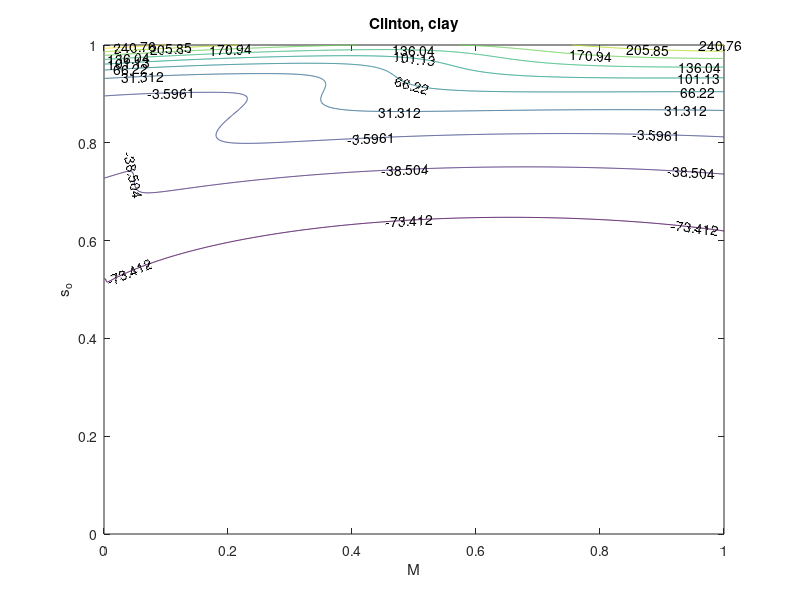
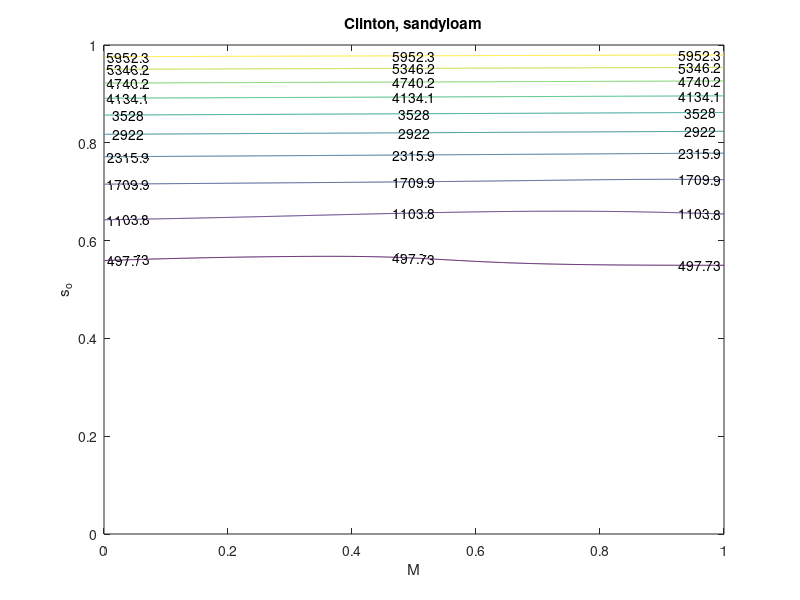
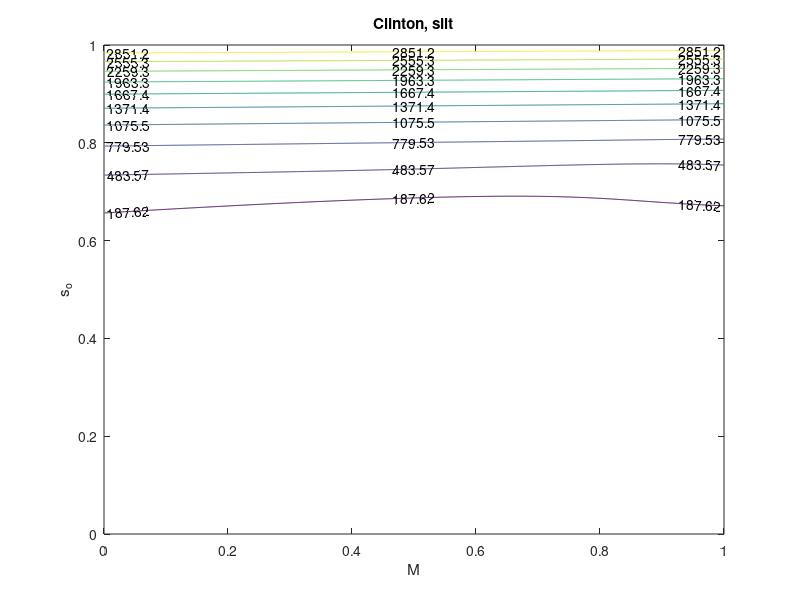
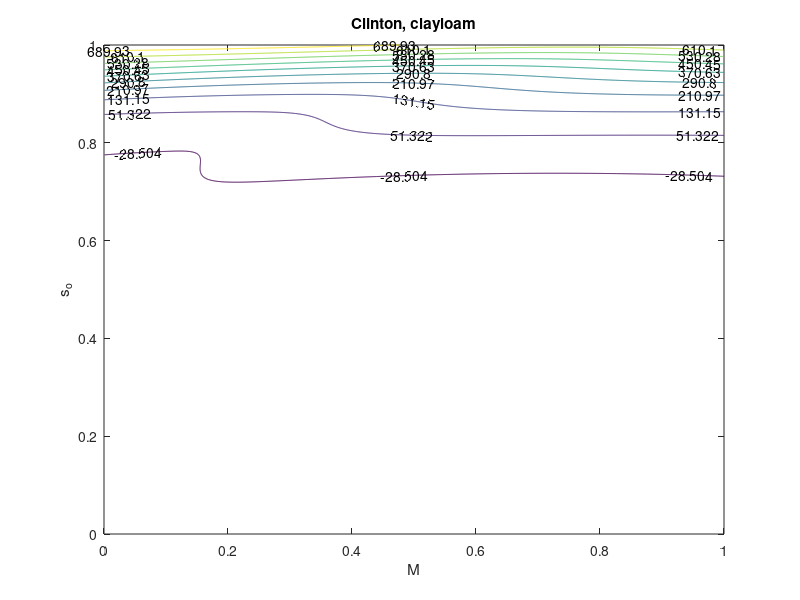

Reproduce these figures in MATLAB, in order. (Note: this script raises an error after producing the figures.)
%%Clinton,MA run water balance model to validate with Eagleson
%
%% define meshgrid
[M, s_o]=meshgrid(0:0.001:1,0:0.001:1);
  
%Clinton site level parameters
%will need to 
 
 m_n=109; % mean number of storms per year % obtained from Eagles_on: Climate, s_oil, and Vegetation
  e_p=0.15; % average bare s_oil potential evaporation rate
  m_Pa=102.6; %mean annual precipitation in cm
  m_r=0.32; %mean storm depth--double check value
  m_b=2.98; %in units of days
  m_t=365; %mean rainy seas_on
  alp=1./m_b; %one over mean time between storms
  %Eagles_on (2002) has poiss_on pulse parameters for a number of stations in Appendix F
  %for Clinton, MA, I used parameters for Boston (Station ID 14 in eagles_on
  lambda=1.47.*2.54; %may be incorrect, changed inches to cm %scale parameter for gamma distribution of storm depths (1./cm)
  gamma_depth=0.50; %these may be incorrect %shape parameter for the gamma distribution of storm depths
   
  
  
 
%define s_oil paramters
%'clay')
  Ksat=0.72; %k saturation
  Matrix_pot=25; %s_oil matrix potential
  c =12; %for clay
  n=0.45; %s_oil porosity, for clay
  
  h_o=0.1; % small constant value for surface water retention
  k_v=1;% unstressed transpiration
  d=4.3;
  w=0; %assume no capillary rise
      
%ET model
 gamma_ratio = gammainc(gamma_depth, lambda.*h_o)./gamma(gamma_depth);
    
% this value gives the approximate for exfiltration capacity
ex_diffus_approx=0.3477-(0.0731.*c)+(0.0062.*c.^2)-0.0002.*c.^3;
 %ex diffus over 2 meters
%ex_diffus_approx= (1+1.85*(-1./(1.85+1))
 %calclate the indefinate integral for:
% syms s_o c x
% f= x.^((c+1)./2).*(s_o-x).^(0.85)
 %int(f,x,0, s_o)
 
 %d=c+1/2
 
 %result: x.^(c/2 + 1/2).*(s_o - x).^(17/20)
 
 %s_o.^(d).*(1./d+(5./3))+
 
 
 %ex_diffus_approx=(1./d+[(5./3)-1]*(s_o./1-s_o).^1+1./d+[(5./3)-2]*(s_o./1-s_o).^2+1./d+[(5./3)-3]*(s_o./1-s_o).^3+1./d+[(5./3)-4]*(s_o./1-s_o).^4);
 
 %ex_diffus_approx=ex_diffus_approx=(1-s_o)^d(1+1.85.*((-1)^1)./(1.85+1)+((-2)^1)./(1.85)+((-3)^1)./(1.85+3)+((-4)^1)./(1.85+4))
 B= ((1-M)./(1+M.*k_v-w./e_p))+((k_v.*(M.^2)+(1-M).*w./e_p)./((2.*(1+M.*k_v-w./e_p).^2)));
  
C= 1./2.*(M.*k_v-w./e_p).^(-2);
 
E=(alp.*n.*(c-3).*Ksat.*Matrix_pot.*ex_diffus_approx./(pi.*e_p.^2)).*s_o.^(c+5)./2;
  
%beta_s 
 beta=gamma_ratio-(1+(alp.*h_o./e_p)./lambda.*h_o).^(-1.*gamma_depth).*...
     (((gammainc(gamma_depth, (lambda.*h_o + (alp.*h_o)./e_p)))./gamma(gamma_depth)).*exp(-B.*E))+...
     (1 + gamma_ratio).*(1-exp(-B.*E-(alp.*h_o./e_p)).*(1 + M.*k_v + ((2.*B).^(1./2)).*E-(w./e_p))+...
     exp(-C.*E-alp.*h_o./e_p).*((M.*k_v +(2.*C).^(1./2)).*E-(w./e_p))+...
     (((2.*E).^(1./2).*exp(-alp.*h_o./e_p)).*((gammainc(3/2, C.*E)-gammainc(3./2,B.*E)))) + ...
     ((1+((alp.*h_o./e_p)./lambda.*h_o)).^(-1.*gamma_depth)).*...
     (gammainc(gamma_depth, lambda.*h_o+(alp.*h_o./e_p))./gamma(gamma_depth)).*...
     (sqrt(2.*E).*(gammainc(3./2, C.*E)-gammainc(3./2,B.*E))+...
     exp(-C.*E).*(M.*k_v +(((2.*C).^(1./2)).*E)-w./e_p)-...
     exp(-B.*E).*(M.*k_v+(((2.*B).^(1./2)).*E)-w./e_p)));
        
  %compute ET        
ET=((m_n.*e_p)./alp).*(1-M).*beta + M.*k_v ;

%in_diffus_approx=((5./3)+(1./2).*(c+1).*(1-s_o).^(1.425-0.0375.*(c+1)./2)).^(-1);

%used integrate to calculate integration of eqn 11 in Kerkhoff 
in_diffus_approx=(1-s_o).^(5./3).*((3.*(3.*s_o + 5)).*(1 - s_o).^(5./3)./40);
% deleted this part because s_o-s_o=0 ((3*(3*s_o + 5*s_o)*(s_o - s_o)^(5/3))/40))
%%%Runoff model

%mPA mean annual precipitation in mm, not sure if this needs to be changed to cm
  G=(Ksat.*((m_n.*m_r)./m_Pa)).*(((1+s_o.^c)./2)-(w./Ksat));
  sigma=((5.*n.*(c-3).*lambda.^2.*Ksat.*Matrix_pot.*in_diffus_approx.*m_r)./12.*pi.*(gamma_depth.^2)).^(1./3).*(1-s_o).^(2./3);
  Run =m_Pa.*(exp(-G-2.*sigma).*gamma(sigma+1).*(sigma.^(-sigma))+((m_t.*Ksat)./m_Pa).*(s_o.^c));
  scaled = Run./m_Pa;
%compute water balance
    bal=(ET + Run)-m_Pa; 
  %plot contour line
  figure(1)
 [C,h]=contour(M,s_o,bal);
clabel(C,h)
title('Clinton, clay')
xlabel('M')
ylabel('s_o')
%%
%for sandyloam
  Ksat=18 %k saturation
      Matrix_pot=200 %soil matrix potential
      c=4 %for sandy loam
      n=0.25 %soil porosity, for sandyy loam 
      
      %%these values set to constant for this purpose
      h_o=0.1 % small constant value for surface water retention
      k_v=1% unstressed transpiration
      %M=0.5 % ranges from 0 to 1 (but cant be one)
      w=0 %assume no capillary rise

      gamma_ratio = gammainc(gamma_depth, lambda.*h_o)./gamma(gamma_depth);
    
% this value gives the approximate for exfiltration capacity
ex_diffus_approx=0.3477-(0.0731.*c)+(0.0062.*c.^2)-0.0002.*c.^3;
 %ex diffus over 2 meters
%ex_diffus_approx= (1+1.85*(-1./(1.85+1))
 %calclate the indefinate integral for:
% syms s_o c x
% f= x.^((c+1)./2).*(s_o-x).^(0.85)
 %int(f,x,0, s_o)
 
 %d=c+1/2
 
 %result: x.^(c/2 + 1/2).*(s_o - x).^(17/20)
 
 %s_o.^(d).*(1./d+(5./3))+
 
 
 %ex_diffus_approx=(1./d+[(5./3)-1]*(s_o./1-s_o).^1+1./d+[(5./3)-2]*(s_o./1-s_o).^2+1./d+[(5./3)-3]*(s_o./1-s_o).^3+1./d+[(5./3)-4]*(s_o./1-s_o).^4);
 
 %ex_diffus_approx=ex_diffus_approx=(1-s_o)^d(1+1.85.*((-1)^1)./(1.85+1)+((-2)^1)./(1.85)+((-3)^1)./(1.85+3)+((-4)^1)./(1.85+4))
 B= ((1-M)./(1+M.*k_v-w./e_p))+((k_v.*(M.^2)+(1-M).*w./e_p)./((2.*(1+M.*k_v-w./e_p).^2)));
  
C= 1./2.*(M.*k_v-w./e_p).^(-2);
 
E=(alp.*n.*(c-3).*Ksat.*Matrix_pot.*ex_diffus_approx./(pi.*e_p.^2)).*s_o.^(c+5)./2;
  
%beta_s 
 beta=gamma_ratio-(1+(alp.*h_o./e_p)./lambda.*h_o).^(-1.*gamma_depth).*...
     (((gammainc(gamma_depth, (lambda.*h_o + (alp.*h_o)./e_p)))./gamma(gamma_depth)).*exp(-B.*E))+...
     (1 + gamma_ratio).*(1-exp(-B.*E-(alp.*h_o./e_p)).*(1 + M.*k_v + ((2.*B).^(1./2)).*E-(w./e_p))+...
     exp(-C.*E-alp.*h_o./e_p).*((M.*k_v +(2.*C).^(1./2)).*E-(w./e_p))+...
     (((2.*E).^(1./2).*exp(-alp.*h_o./e_p)).*((gammainc(3/2, C.*E)-gammainc(3./2,B.*E)))) + ...
     ((1+((alp.*h_o./e_p)./lambda.*h_o)).^(-1.*gamma_depth)).*...
     (gammainc(gamma_depth, lambda.*h_o+(alp.*h_o./e_p))./gamma(gamma_depth)).*...
     (sqrt(2.*E).*(gammainc(3./2, C.*E)-gammainc(3./2,B.*E))+...
     exp(-C.*E).*(M.*k_v +(((2.*C).^(1./2)).*E)-w./e_p)-...
     exp(-B.*E).*(M.*k_v+(((2.*B).^(1./2)).*E)-w./e_p)));
        
  %compute ET        
ET=((m_n.*e_p)./alp).*(1-M).*beta + M.*k_v ;
%in_diffus_approx=((5./3)+(1./2).*(c+1).*(1-s_o).^(1.425-0.0375.*(c+1)./2)).^(-1);

%used integrate to calculate integration of eqn 11 in Kerkhoff 
in_diffus_approx=(1-s_o).^(5./3).*((3.*(3.*s_o + 5)).*(1 - s_o).^(5./3)./40);
% deleted this part because s_o-s_o=0 ((3*(3*s_o + 5*s_o)*(s_o - s_o)^(5/3))/40))
%%%Runoff model

%mPA mean annual precipitation in mm, not sure if this needs to be changed to cm
  G=(Ksat.*((m_n.*m_r)./m_Pa)).*(((1+s_o.^c)./2)-(w./Ksat));
  sigma=((5.*n.*(c-3).*lambda.^2.*Ksat.*Matrix_pot.*in_diffus_approx.*m_r)./12.*pi.*(gamma_depth.^2)).^(1./3).*(1-s_o).^(2./3);
  Run =m_Pa.*(exp(-G-2.*sigma).*gamma(sigma+1).*(sigma.^(-sigma))+((m_t.*Ksat)./m_Pa).*(s_o.^c));
  scaled = Run./m_Pa;
%compute water balance
    bal=(ET + Run)-m_Pa; 
  %plot contour line
  figure(2)
 [C,h]=contour(M,s_o,bal);
clabel(C,h)
title('Clinton, sandyloam')
xlabel('M')
ylabel('s_o')


%%
% for silt
Ksat=8.64 %k saturation
        Matrix_pot=166 %soil matrix potential
        c=6 %for clayloam
        n=0.35 %soil porosity, for clay
        
        %%these values set to constant for this purpose
        h_o=0.1 % small constant value for surface water retention
        k_v=1% unstressed transpiration
        %M=0.5 % ranges from 0 to 1 (but cant be one)
        w=0 %assume no capillary rise
d=2.9
gamma_ratio = gammainc(gamma_depth, lambda.*h_o)./gamma(gamma_depth);
    
% this value gives the approximate for exfiltration capacity
ex_diffus_approx=0.3477-(0.0731.*c)+(0.0062.*c.^2)-0.0002.*c.^3;
 %ex diffus over 2 meters
%ex_diffus_approx= (1+1.85*(-1./(1.85+1))
 %calclate the indefinate integral for:
% syms s_o c x
% f= x.^((c+1)./2).*(s_o-x).^(0.85)
 %int(f,x,0, s_o)
 
 %d=c+1/2
 
 %result: x.^(c/2 + 1/2).*(s_o - x).^(17/20)
 
 %s_o.^(d).*(1./d+(5./3))+
 
 
 %ex_diffus_approx=(1./d+[(5./3)-1]*(s_o./1-s_o).^1+1./d+[(5./3)-2]*(s_o./1-s_o).^2+1./d+[(5./3)-3]*(s_o./1-s_o).^3+1./d+[(5./3)-4]*(s_o./1-s_o).^4);
 
 %ex_diffus_approx=ex_diffus_approx=(1-s_o)^d(1+1.85.*((-1)^1)./(1.85+1)+((-2)^1)./(1.85)+((-3)^1)./(1.85+3)+((-4)^1)./(1.85+4))
 B= ((1-M)./(1+M.*k_v-w./e_p))+((k_v.*(M.^2)+(1-M).*w./e_p)./((2.*(1+M.*k_v-w./e_p).^2)));
  
C= 1./2.*(M.*k_v-w./e_p).^(-2);
 
E=(alp.*n.*(c-3).*Ksat.*Matrix_pot.*ex_diffus_approx./(pi.*e_p.^2)).*s_o.^(c+5)./2;
  
%beta_s 
 beta=gamma_ratio-(1+(alp.*h_o./e_p)./lambda.*h_o).^(-1.*gamma_depth).*...
     (((gammainc(gamma_depth, (lambda.*h_o + (alp.*h_o)./e_p)))./gamma(gamma_depth)).*exp(-B.*E))+...
     (1 + gamma_ratio).*(1-exp(-B.*E-(alp.*h_o./e_p)).*(1 + M.*k_v + ((2.*B).^(1./2)).*E-(w./e_p))+...
     exp(-C.*E-alp.*h_o./e_p).*((M.*k_v +(2.*C).^(1./2)).*E-(w./e_p))+...
     (((2.*E).^(1./2).*exp(-alp.*h_o./e_p)).*((gammainc(3/2, C.*E)-gammainc(3./2,B.*E)))) + ...
     ((1+((alp.*h_o./e_p)./lambda.*h_o)).^(-1.*gamma_depth)).*...
     (gammainc(gamma_depth, lambda.*h_o+(alp.*h_o./e_p))./gamma(gamma_depth)).*...
     (sqrt(2.*E).*(gammainc(3./2, C.*E)-gammainc(3./2,B.*E))+...
     exp(-C.*E).*(M.*k_v +(((2.*C).^(1./2)).*E)-w./e_p)-...
     exp(-B.*E).*(M.*k_v+(((2.*B).^(1./2)).*E)-w./e_p)));
        
  %compute ET        
ET=((m_n.*e_p)./alp).*(1-M).*beta + M.*k_v ;

%in_diffus_approx=((5./3)+(1./2).*(c+1).*(1-s_o).^(1.425-0.0375.*(c+1)./2)).^(-1);

%used integrate to calculate integration of eqn 11 in Kerkhoff 
in_diffus_approx=(1-s_o).^(5./3).*((3.*(3.*s_o + 5)).*(1 - s_o).^(5./3)./40);
% deleted this part because s_o-s_o=0 ((3*(3*s_o + 5*s_o)*(s_o - s_o)^(5/3))/40))
%%%Runoff model

%mPA mean annual precipitation in mm, not sure if this needs to be changed to cm
  G=(Ksat.*((m_n.*m_r)./m_Pa)).*(((1+s_o.^c)./2)-(w./Ksat));
  sigma=((5.*n.*(c-3).*lambda.^2.*Ksat.*Matrix_pot.*in_diffus_approx.*m_r)./12.*pi.*(gamma_depth.^2)).^(1./3).*(1-s_o).^(2./3);
  Run =m_Pa.*(exp(-G-2.*sigma).*gamma(sigma+1).*(sigma.^(-sigma))+((m_t.*Ksat)./m_Pa).*(s_o.^c));
  scaled = Run./m_Pa;
  
%compute water balance
    bal=(ET + Run)-m_Pa; 
  %plot contour line
  figure(3)
 [C,h]=contour(M,s_o,bal);
clabel(C,h)
title('Clinton, silt')
xlabel('M')
ylabel('s_o')
%%

%for clayloam
%%
% 
Ksat=2.0 %k saturation
        Matrix_pot=19 %soil matrix potential
        c=10 %for clayloam
        n=0.35 %soil porosity, for clay
        d=4.3
        %%these values set to constant for this purpose
        h_o=0.1 % small constant value for surface water retention
        k_v=1% unstressed transpiration
        %M=0.5 % ranges from 0 to 1 (but cant be one)
        w=0 %assume no capillary rise
d=2.9
gamma_ratio = gammainc(gamma_depth, lambda.*h_o)./gamma(gamma_depth);
    
% this value gives the approximate for exfiltration capacity
ex_diffus_approx=0.3477-(0.0731.*c)+(0.0062.*c.^2)-0.0002.*c.^3;
 %ex diffus over 2 meters
%ex_diffus_approx= (1+1.85*(-1./(1.85+1))
 %calclate the indefinate integral for:
% syms s_o c x
% f= x.^((c+1)./2).*(s_o-x).^(0.85)
 %int(f,x,0, s_o)
 
 %d=c+1/2
 
 %result: x.^(c/2 + 1/2).*(s_o - x).^(17/20)
 
 %s_o.^(d).*(1./d+(5./3))+
 
 
 %ex_diffus_approx=(1./d+[(5./3)-1]*(s_o./1-s_o).^1+1./d+[(5./3)-2]*(s_o./1-s_o).^2+1./d+[(5./3)-3]*(s_o./1-s_o).^3+1./d+[(5./3)-4]*(s_o./1-s_o).^4);
 
 %ex_diffus_approx=ex_diffus_approx=(1-s_o)^d(1+1.85.*((-1)^1)./(1.85+1)+((-2)^1)./(1.85)+((-3)^1)./(1.85+3)+((-4)^1)./(1.85+4))
 B= ((1-M)./(1+M.*k_v-w./e_p))+((k_v.*(M.^2)+(1-M).*w./e_p)./((2.*(1+M.*k_v-w./e_p).^2)));
  
C= 1./2.*(M.*k_v-w./e_p).^(-2);
 
E=(alp.*n.*(c-3).*Ksat.*Matrix_pot.*ex_diffus_approx./(pi.*e_p.^2)).*s_o.^(c+5)./2;
  
%beta_s 
 beta=gamma_ratio-(1+(alp.*h_o./e_p)./lambda.*h_o).^(-1.*gamma_depth).*...
     (((gammainc(gamma_depth, (lambda.*h_o + (alp.*h_o)./e_p)))./gamma(gamma_depth)).*exp(-B.*E))+...
     (1 + gamma_ratio).*(1-exp(-B.*E-(alp.*h_o./e_p)).*(1 + M.*k_v + ((2.*B).^(1./2)).*E-(w./e_p))+...
     exp(-C.*E-alp.*h_o./e_p).*((M.*k_v +(2.*C).^(1./2)).*E-(w./e_p))+...
     (((2.*E).^(1./2).*exp(-alp.*h_o./e_p)).*((gammainc(3/2, C.*E)-gammainc(3./2,B.*E)))) + ...
     ((1+((alp.*h_o./e_p)./lambda.*h_o)).^(-1.*gamma_depth)).*...
     (gammainc(gamma_depth, lambda.*h_o+(alp.*h_o./e_p))./gamma(gamma_depth)).*...
     (sqrt(2.*E).*(gammainc(3./2, C.*E)-gammainc(3./2,B.*E))+...
     exp(-C.*E).*(M.*k_v +(((2.*C).^(1./2)).*E)-w./e_p)-...
     exp(-B.*E).*(M.*k_v+(((2.*B).^(1./2)).*E)-w./e_p)));
        
  %compute ET        
ET=((m_n.*e_p)./alp).*(1-M).*beta + M.*k_v ;

%in_diffus_approx=((5./3)+(1./2).*(c+1).*(1-s_o).^(1.425-0.0375.*(c+1)./2)).^(-1);

%used integrate to calculate integration of eqn 11 in Kerkhoff 
in_diffus_approx=(1-s_o).^(5./3).*((3.*(3.*s_o + 5)).*(1 - s_o).^(5./3)./40);
% deleted this part because s_o-s_o=0 ((3*(3*s_o + 5*s_o)*(s_o - s_o)^(5/3))/40))
%%%Runoff model

%mPA mean annual precipitation in mm, not sure if this needs to be changed to cm
  G=(Ksat.*((m_n.*m_r)./m_Pa)).*(((1+s_o.^c)./2)-(w./Ksat));
  sigma=((5.*n.*(c-3).*lambda.^2.*Ksat.*Matrix_pot.*in_diffus_approx.*m_r)./12.*pi.*(gamma_depth.^2)).^(1./3).*(1-s_o).^(2./3);
  Run =m_Pa.*(exp(-G-2.*sigma).*gamma(sigma+1).*(sigma.^(-sigma))+((m_t.*Ksat)./m_Pa).*(s_o.^c));
  scaled = Run./m_Pa;
  
%compute water balance
    bal=(ET + Run)-m_Pa; 
  %plot contour line
  figure(4)
 [C,h]=contour(M,s_o,bal);
clabel(C,h)
title('Clinton, clayloam')
xlabel('M')
ylabel('s_o')
%% for SantaPaula
 %SantaPaula
  m_n=15.7; % mean number of storms per year % obtained from Eagleson: Climate, Soil, and Vegetation
      e_p=0.27; % average bare soil potential evaporation rate
      m_Pa=54.4; %mean annual precipitation in cm
      m_r=1.4; %mean storm depth--double check value
      m_b=10.42; %in units of days
      m_t=212; %mean rainy season
     
      alp=1/m_b; %one over mean time between storms
      %Eagleson (2002) has poisson pulse parameters for a number of stations in Appendix F
      %for Clinton, MA, I used parameters for Boston (Station ID 14 in eagleson
      gamma_depth=0.37; 
      lambda=gamma_depth/(m_Pa/m_n); %
      %lambda= 1.86*2.54;
        %c=4.95
        %define s_oil paramters
%'clay')
  Ksat=0.72; %k saturation
  Matrix_pot=25; %s_oil matrix potential
  c =12; %for clay
  n=0.45; %s_oil porosity, for clay
  
  h_o=0.1; % small constant value for surface water retention
  k_v=1;% unstressed transpiration
  d=4.3;
  w=0; %assume no capillary rise
      
%ET model
 gamma_ratio = gammainc(gamma_depth, lambda.*h_o)./gamma(gamma_depth);
    
 
% this value gives the approximate for exfiltration capacity
%fun = @(x,c,s_o) (x.^(c/2+1/2)).*(s_o-x).^(0.85);


%for i=1:1:s_o;
%q(i)=integral(@(x)fun(x,c,s_o(i)),0,s_o(i));
%end

%need to get q to match s_o
 %q2=repmat([q'],1,1001);
%ex_diffus_approx=(s_o.^(c./2+1./2)).*1.85.*s_o.^(-1.85).*q2; 
% this value gives the approximate for exfiltration capacity
ex_diffus_approx=0.3477-(0.0731.*c)+(0.0062.*c.^2)-0.0002.*c.^3;
 %ex diffus over 2 meters
%ex_diffus_approx= (1+1.85*(-1./(1.85+1))
 %calclate the indefinate integral for:
% syms s_o c x
% f= x.^((c+1)./2).*(s_o-x).^(0.85)
 %int(f,x,0, s_o)
 
 %d=c+1/2
 
 %result: x.^(c/2 + 1/2).*(s_o - x).^(17/20)
 
 %s_o.^(d).*(1./d+(5./3))+
 
 
 %ex_diffus_approx=(1./d+[(5./3)-1]*(s_o./1-s_o).^1+1./d+[(5./3)-2]*(s_o./1-s_o).^2+1./d+[(5./3)-3]*(s_o./1-s_o).^3+1./d+[(5./3)-4]*(s_o./1-s_o).^4);
 
 %ex_diffus_approx=ex_diffus_approx=(1-s_o)^d(1+1.85.*((-1)^1)./(1.85+1)+((-2)^1)./(1.85)+((-3)^1)./(1.85+3)+((-4)^1)./(1.85+4))
 B= ((1-M)./(1+M.*k_v-w./e_p))+((k_v.*(M.^2)+(1-M).*w./e_p)./((2.*(1+M.*k_v-w./e_p).^2)));
  
C= 1./2.*(M.*k_v-w./e_p).^(-2);
 
E=(alp.*n.*(c-3).*Ksat.*Matrix_pot.*ex_diffus_approx./(pi.*e_p.^2)).*s_o.^(c+5)./2;
  
%beta_s 
 beta=gamma_ratio-(1+(alp.*h_o./e_p)./lambda.*h_o).^(-1.*gamma_depth).*...
     (((gammainc(gamma_depth, (lambda.*h_o + (alp.*h_o)./e_p)))./gamma(gamma_depth)).*exp(-B.*E))+...
     (1 + gamma_ratio).*(1-exp(-B.*E-(alp.*h_o./e_p)).*(1 + M.*k_v + ((2.*B).^(1./2)).*E-(w./e_p))+...
     exp(-C.*E-alp.*h_o./e_p).*((M.*k_v +(2.*C).^(1./2)).*E-(w./e_p))+...
     (((2.*E).^(1./2).*exp(-alp.*h_o./e_p)).*((gammainc(3/2, C.*E)-gammainc(3./2,B.*E)))) + ...
     ((1+((alp.*h_o./e_p)./lambda.*h_o)).^(-1.*gamma_depth)).*...
     (gammainc(gamma_depth, lambda.*h_o+(alp.*h_o./e_p))./gamma(gamma_depth)).*...
     (sqrt(2.*E).*(gammainc(3./2, C.*E)-gammainc(3./2,B.*E))+...
     exp(-C.*E).*(M.*k_v +(((2.*C).^(1./2)).*E)-w./e_p)-...
     exp(-B.*E).*(M.*k_v+(((2.*B).^(1./2)).*E)-w./e_p)));
        
  %compute ET        
ET=((m_n.*e_p)./alp).*(1-M).*beta + M.*k_v ;

%in_diffus_approx=((5./3)+(1./2).*(c+1).*(1-s_o).^(1.425-0.0375.*(c+1)./2)).^(-1);

%used integrate to calculate integration of eqn 11 in Kerkhoff 
in_diffus_approx=(1-s_o).^(5./3).*((3.*(3.*s_o + 5)).*(1 - s_o).^(5./3)./40);
% deleted this part because s_o-s_o=0 ((3*(3*s_o + 5*s_o)*(s_o - s_o)^(5/3))/40))
%%%Runoff model

%mPA mean annual precipitation in mm, not sure if this needs to be changed to cm
  G=(Ksat.*((m_n.*m_r)./m_Pa)).*(((1+s_o.^c)./2)-(w./Ksat));
  sigma=((5.*n.*(c-3).*lambda.^2.*Ksat.*Matrix_pot.*in_diffus_approx.*m_r)./12.*pi.*(gamma_depth.^2)).^(1./3).*(1-s_o).^(2./3);
  Run =m_Pa.*(exp(-G-2.*sigma).*gamma(sigma+1).*(sigma.^(-sigma))+((m_t.*Ksat)./m_Pa).*(s_o.^c));
  scaled = Run./m_Pa;
%compute water balance
    bal=(ET + Run)-m_Pa; 
  %plot contour line
  figure(5)
 [C,h]=contour(M,s_o,bal);
clabel(C,h)
title('Santa Paula, clay')
xlabel('M')
ylabel('s_o')
%%

%for sandyloam
  Ksat=18; %k saturation
      Matrix_pot=200; %soil matrix potential
      c=4; %for sandy loam
      n=0.25; %soil porosity, for sandyy loam 
      
      %%these values set to constant for this purpose
      h_o=0.1; % small constant value for surface water retention
      k_v=1;% unstressed transpiration
      %M=0.5 % ranges from 0 to 1 (but cant be one)
      w=0; %assume no capillary rise

      gamma_ratio = gammainc(gamma_depth, lambda.*h_o)./gamma(gamma_depth);
    
% this value gives the approximate for exfiltration capacity
%ex_diffus_approx=0.3477-(0.0731.*c)+(0.0062.*c.^2)-0.0002.*c.^3;
 %ex diffus over 2 meters
%ex_diffus_approx= (1+1.85*(-1./(1.85+1))
 %calclate the indefinate integral for:
% syms s_o c x
% f= x.^((c+1)./2).*(s_o-x).^(0.85)
 %int(f,x,0, s_o)
 
 %d=c+1/2
 
 %result: x.^(c/2 + 1/2).*(s_o - x).^(17/20)
 
 %s_o.^(d).*(1./d+(5./3))+
 
 % this value gives the approximate for exfiltration capacity
fun = @(x,c,s_o) (x.^(c/2+1/2)).*(s_o-x).^(0.85);


for i=1:1:s_o;
q(i)=integral(@(x)fun(x,c,s_o(i)),0,s_o(i));
end

%need to get q to match s_o
 q2=repmat([q'],1,1001);
ex_diffus_approx=(s_o.^(c./2+1./2)).*1.85.*s_o.^(-1.85).*q2; 
 %ex_diffus_approx=(1./d+[(5./3)-1]*(s_o./1-s_o).^1+1./d+[(5./3)-2]*(s_o./1-s_o).^2+1./d+[(5./3)-3]*(s_o./1-s_o).^3+1./d+[(5./3)-4]*(s_o./1-s_o).^4);
 
 %ex_diffus_approx=ex_diffus_approx=(1-s_o)^d(1+1.85.*((-1)^1)./(1.85+1)+((-2)^1)./(1.85)+((-3)^1)./(1.85+3)+((-4)^1)./(1.85+4))
 B= ((1-M)./(1+M.*k_v-w./e_p))+((k_v.*(M.^2)+(1-M).*w./e_p)./((2.*(1+M.*k_v-w./e_p).^2)));
  
C= 1./2.*(M.*k_v-w./e_p).^(-2);
 
E=(alp.*n.*(c-3).*Ksat.*Matrix_pot.*ex_diffus_approx./(pi.*e_p.^2)).*s_o.^(c+5)./2;
  
%beta_s 
 beta=gamma_ratio-(1+(alp.*h_o./e_p)./lambda.*h_o).^(-1.*gamma_depth).*...
     (((gammainc(gamma_depth, (lambda.*h_o + (alp.*h_o)./e_p)))./gamma(gamma_depth)).*exp(-B.*E))+...
     (1 + gamma_ratio).*(1-exp(-B.*E-(alp.*h_o./e_p)).*(1 + M.*k_v + ((2.*B).^(1./2)).*E-(w./e_p))+...
     exp(-C.*E-alp.*h_o./e_p).*((M.*k_v +(2.*C).^(1./2)).*E-(w./e_p))+...
     (((2.*E).^(1./2).*exp(-alp.*h_o./e_p)).*((gammainc(3/2, C.*E)-gammainc(3./2,B.*E)))) + ...
     ((1+((alp.*h_o./e_p)./lambda.*h_o)).^(-1.*gamma_depth)).*...
     (gammainc(gamma_depth, lambda.*h_o+(alp.*h_o./e_p))./gamma(gamma_depth)).*...
     (sqrt(2.*E).*(gammainc(3./2, C.*E)-gammainc(3./2,B.*E))+...
     exp(-C.*E).*(M.*k_v +(((2.*C).^(1./2)).*E)-w./e_p)-...
     exp(-B.*E).*(M.*k_v+(((2.*B).^(1./2)).*E)-w./e_p)));
        
  %compute ET        
ET=((m_n.*e_p)./alp).*(1-M).*beta + M.*k_v ;
%in_diffus_approx=((5./3)+(1./2).*(c+1).*(1-s_o).^(1.425-0.0375.*(c+1)./2)).^(-1);

%used integrate to calculate integration of eqn 11 in Kerkhoff 
in_diffus_approx=(1-s_o).^(5./3).*((3.*(3.*s_o + 5)).*(1 - s_o).^(5./3)./40);
% deleted this part because s_o-s_o=0 ((3*(3*s_o + 5*s_o)*(s_o - s_o)^(5/3))/40))
%%%Runoff model

%mPA mean annual precipitation in mm, not sure if this needs to be changed to cm
  G=(Ksat.*((m_n.*m_r)./m_Pa)).*(((1+s_o.^c)./2)-(w./Ksat));
  sigma=((5.*n.*(c-3).*lambda.^2.*Ksat.*Matrix_pot.*in_diffus_approx.*m_r)./12.*pi.*(gamma_depth.^2)).^(1./3).*(1-s_o).^(2./3);
  Run =m_Pa.*(exp(-G-2.*sigma).*gamma(sigma+1).*(sigma.^(-sigma))+((m_t.*Ksat)./m_Pa).*(s_o.^c));
  scaled = Run./m_Pa;
%compute water balance
    bal=(ET + Run)-m_Pa; 
  %plot contour line
  figure(6)
 [C,h]=contour(M,s_o,bal);
clabel(C,h)
title('Santa Paula, Sandyloam soil')
xlabel('M')
ylabel('s_o')


%%
% for silt
Ksat=8.64; %k saturation
        Matrix_pot=166; %soil matrix potential
        c=6; %for clayloam
        n=0.35; %soil porosity, for clay
        
        %%these values set to constant for this purpose
        h_o=0.1; % small constant value for surface water retention
        k_v=1;% unstressed transpiration
        %M=0.5 % ranges from 0 to 1 (but cant be one)
        w=0; %assume no capillary rise
d=2.9
gamma_ratio = gammainc(gamma_depth, lambda.*h_o)./gamma(gamma_depth);
    
% this value gives the approximate for exfiltration capacity
%ex_diffus_approx=0.3477-(0.0731.*c)+(0.0062.*c.^2)-0.0002.*c.^3;
 %ex diffus over 2 meters
%ex_diffus_approx= (1+1.85*(-1./(1.85+1))
 %calclate the indefinate integral for:
% syms s_o c x
% f= x.^((c+1)./2).*(s_o-x).^(0.85)
 %int(f,x,0, s_o)
 
 %d=c+1/2
 
 %result: x.^(c/2 + 1/2).*(s_o - x).^(17/20)
 
 %s_o.^(d).*(1./d+(5./3))+
 % this value gives the approximate for exfiltration capacity
fun = @(x,c,s_o) (x.^(c/2+1/2)).*(s_o-x).^(0.85);


for i=1:1:s_o;
q(i)=integral(@(x)fun(x,c,s_o(i)),0,s_o(i));
end

%need to get q to match s_o
 q2=repmat([q'],1,1001);
ex_diffus_approx=(s_o.^(c./2+1./2)).*1.85.*s_o.^(-1.85).*q2; 
 
 %ex_diffus_approx=(1./d+[(5./3)-1]*(s_o./1-s_o).^1+1./d+[(5./3)-2]*(s_o./1-s_o).^2+1./d+[(5./3)-3]*(s_o./1-s_o).^3+1./d+[(5./3)-4]*(s_o./1-s_o).^4);
 
 %ex_diffus_approx=ex_diffus_approx=(1-s_o)^d(1+1.85.*((-1)^1)./(1.85+1)+((-2)^1)./(1.85)+((-3)^1)./(1.85+3)+((-4)^1)./(1.85+4))
 B= ((1-M)./(1+M.*k_v-w./e_p))+((k_v.*(M.^2)+(1-M).*w./e_p)./((2.*(1+M.*k_v-w./e_p).^2)));
  
C= 1./2.*(M.*k_v-w./e_p).^(-2);
 
E=(alp.*n.*(c-3).*Ksat.*Matrix_pot.*ex_diffus_approx./(pi.*e_p.^2)).*s_o.^(c+5)./2;
  
%beta_s 
 beta=gamma_ratio-(1+(alp.*h_o./e_p)./lambda.*h_o).^(-1.*gamma_depth).*...
     (((gammainc(gamma_depth, (lambda.*h_o + (alp.*h_o)./e_p)))./gamma(gamma_depth)).*exp(-B.*E))+...
     (1 + gamma_ratio).*(1-exp(-B.*E-(alp.*h_o./e_p)).*(1 + M.*k_v + ((2.*B).^(1./2)).*E-(w./e_p))+...
     exp(-C.*E-alp.*h_o./e_p).*((M.*k_v +(2.*C).^(1./2)).*E-(w./e_p))+...
     (((2.*E).^(1./2).*exp(-alp.*h_o./e_p)).*((gammainc(3/2, C.*E)-gammainc(3./2,B.*E)))) + ...
     ((1+((alp.*h_o./e_p)./lambda.*h_o)).^(-1.*gamma_depth)).*...
     (gammainc(gamma_depth, lambda.*h_o+(alp.*h_o./e_p))./gamma(gamma_depth)).*...
     (sqrt(2.*E).*(gammainc(3./2, C.*E)-gammainc(3./2,B.*E))+...
     exp(-C.*E).*(M.*k_v +(((2.*C).^(1./2)).*E)-w./e_p)-...
     exp(-B.*E).*(M.*k_v+(((2.*B).^(1./2)).*E)-w./e_p)));
        
  %compute ET        
ET=((m_n.*e_p)./alp).*(1-M).*beta + M.*k_v ;

%in_diffus_approx=((5./3)+(1./2).*(c+1).*(1-s_o).^(1.425-0.0375.*(c+1)./2)).^(-1);

%used integrate to calculate integration of eqn 11 in Kerkhoff 
in_diffus_approx=(1-s_o).^(5./3).*((3.*(3.*s_o + 5)).*(1 - s_o).^(5./3)./40);
% deleted this part because s_o-s_o=0 ((3*(3*s_o + 5*s_o)*(s_o - s_o)^(5/3))/40))
%%%Runoff model

%mPA mean annual precipitation in mm, not sure if this needs to be changed to cm
  G=(Ksat.*((m_n.*m_r)./m_Pa)).*(((1+s_o.^c)./2)-(w./Ksat));
  sigma=((5.*n.*(c-3).*lambda.^2.*Ksat.*Matrix_pot.*in_diffus_approx.*m_r)./12.*pi.*(gamma_depth.^2)).^(1./3).*(1-s_o).^(2./3);
  Run =m_Pa.*(exp(-G-2.*sigma).*gamma(sigma+1).*(sigma.^(-sigma))+((m_t.*Ksat)./m_Pa).*(s_o.^c));
  scaled = Run./m_Pa;
  
%compute water balance
    bal=(ET + Run)-m_Pa; 
  %plot contour line
  figure(7)
 [C,h]=contour(M,s_o,bal);
clabel(C,h)
title('Santa Paula, silt loam')
xlabel('M')
ylabel('s_o')
%%

%for clayloam
%%

Ksat=2.0; %k saturation
        Matrix_pot=19; %soil matrix potential
        c=10; %for clayloam
        n=0.35; %soil porosity, for clay
        d=4.3;
        %%these values set to constant for this purpose
        h_o=0.1; % small constant value for surface water retention
        k_v=1;% unstressed transpiration
        %M=0.5 % ranges from 0 to 1 (but cant be one)
        w=0; %assume no capillary rise

gamma_ratio = gammainc(gamma_depth, lambda.*h_o)./gamma(gamma_depth);
    
% this value gives the approximate for exfiltration capacity
% this value gives the approximate for exfiltration capacity
fun = @(x,c,s_o) (x.^(c/2+1/2)).*(s_o-x).^(0.85);


%for i=1:1:s_o;
%q(i)=integral(@(x)fun(x,c,s_o(i)),0,s_o(i));
%end

%need to get q to match s_o
 %q2=repmat([q'],1,1001);
%ex_diffus_approx=(s_o.^(c./2+1./2)).*1.85.*s_o.^(-1.85).*q2; 
ex_diffus_approx=0.3477-(0.0731.*c)+(0.0062.*c.^2)-0.0002.*c.^3;
 %ex diffus over 2 meters
%ex_diffus_approx= (1+1.85*(-1./(1.85+1))
 %calclate the indefinate integral for:
% syms s_o c x
% f= x.^((c+1)./2).*(s_o-x).^(0.85)
 %int(f,x,0, s_o)
 
 %d=c+1/2
 
 %result: x.^(c/2 + 1/2).*(s_o - x).^(17/20)
 
 %s_o.^(d).*(1./d+(5./3))+
 
 
 %ex_diffus_approx=(1./d+[(5./3)-1]*(s_o./1-s_o).^1+1./d+[(5./3)-2]*(s_o./1-s_o).^2+1./d+[(5./3)-3]*(s_o./1-s_o).^3+1./d+[(5./3)-4]*(s_o./1-s_o).^4);
 
 %ex_diffus_approx=ex_diffus_approx=(1-s_o)^d(1+1.85.*((-1)^1)./(1.85+1)+((-2)^1)./(1.85)+((-3)^1)./(1.85+3)+((-4)^1)./(1.85+4))
 B= ((1-M)./(1+M.*k_v-w./e_p))+((k_v.*(M.^2)+(1-M).*w./e_p)./((2.*(1+M.*k_v-w./e_p).^2)));
  
C= 1./2.*(M.*k_v-w./e_p).^(-2);
 
E=(alp.*n.*(c-3).*Ksat.*Matrix_pot.*ex_diffus_approx./(pi.*e_p.^2)).*s_o.^(c+5)./2;
  
%beta_s 
 beta=gamma_ratio-(1+(alp.*h_o./e_p)./lambda.*h_o).^(-1.*gamma_depth).*...
     (((gammainc(gamma_depth, (lambda.*h_o + (alp.*h_o)./e_p)))./gamma(gamma_depth)).*exp(-B.*E))+...
     (1 + gamma_ratio).*(1-exp(-B.*E-(alp.*h_o./e_p)).*(1 + M.*k_v + ((2.*B).^(1./2)).*E-(w./e_p))+...
     exp(-C.*E-alp.*h_o./e_p).*((M.*k_v +(2.*C).^(1./2)).*E-(w./e_p))+...
     (((2.*E).^(1./2).*exp(-alp.*h_o./e_p)).*((gammainc(3/2, C.*E)-gammainc(3./2,B.*E)))) + ...
     ((1+((alp.*h_o./e_p)./lambda.*h_o)).^(-1.*gamma_depth)).*...
     (gammainc(gamma_depth, lambda.*h_o+(alp.*h_o./e_p))./gamma(gamma_depth)).*...
     (sqrt(2.*E).*(gammainc(3./2, C.*E)-gammainc(3./2,B.*E))+...
     exp(-C.*E).*(M.*k_v +(((2.*C).^(1./2)).*E)-w./e_p)-...
     exp(-B.*E).*(M.*k_v+(((2.*B).^(1./2)).*E)-w./e_p)));
        
  %compute ET        
ET=((m_n.*e_p)./alp).*(1-M).*beta + M.*k_v ;

%in_diffus_approx=((5./3)+(1./2).*(c+1).*(1-s_o).^(1.425-0.0375.*(c+1)./2)).^(-1);

%used integrate to calculate integration of eqn 11 in Kerkhoff 
in_diffus_approx=(1-s_o).^(5./3).*((3.*(3.*s_o + 5)).*(1 - s_o).^(5./3)./40);
% deleted this part because s_o-s_o=0 ((3*(3*s_o + 5*s_o)*(s_o - s_o)^(5/3))/40))
%%%Runoff model

%mPA mean annual precipitation in mm, not sure if this needs to be changed to cm
  G=(Ksat.*((m_n.*m_r)./m_Pa)).*(((1+s_o.^c)./2)-(w./Ksat));
  sigma=((5.*n.*(c-3).*lambda.^2.*Ksat.*Matrix_pot.*in_diffus_approx.*m_r)./12.*pi.*(gamma_depth.^2)).^(1./3).*(1-s_o).^(2./3);
  Run =m_Pa.*(exp(-G-2.*sigma).*gamma(sigma+1).*(sigma.^(-sigma))+((m_t.*Ksat)./m_Pa).*(s_o.^c));
  scaled = Run./m_Pa;
  
%compute water balance
    bal=(ET + Run)-m_Pa; 
  %plot contour line
  figure(8)
 [C,h]=contour(M,s_o,bal);
clabel(C,h)
title('Santa Paula, clay loam')
xlabel('M')
ylabel('s_o')